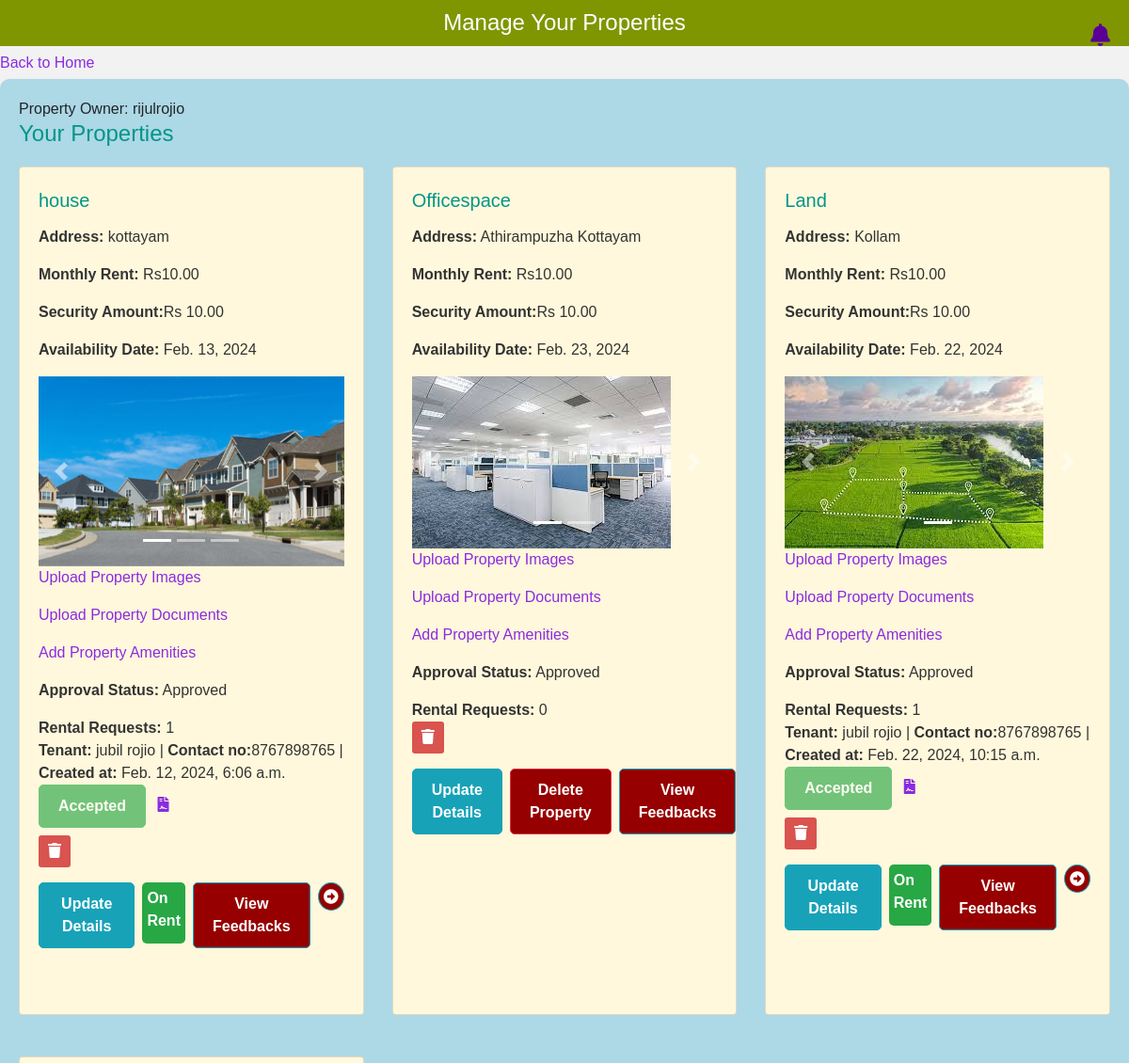
The app's page /manageprop/ (signed in, upper part), older data.
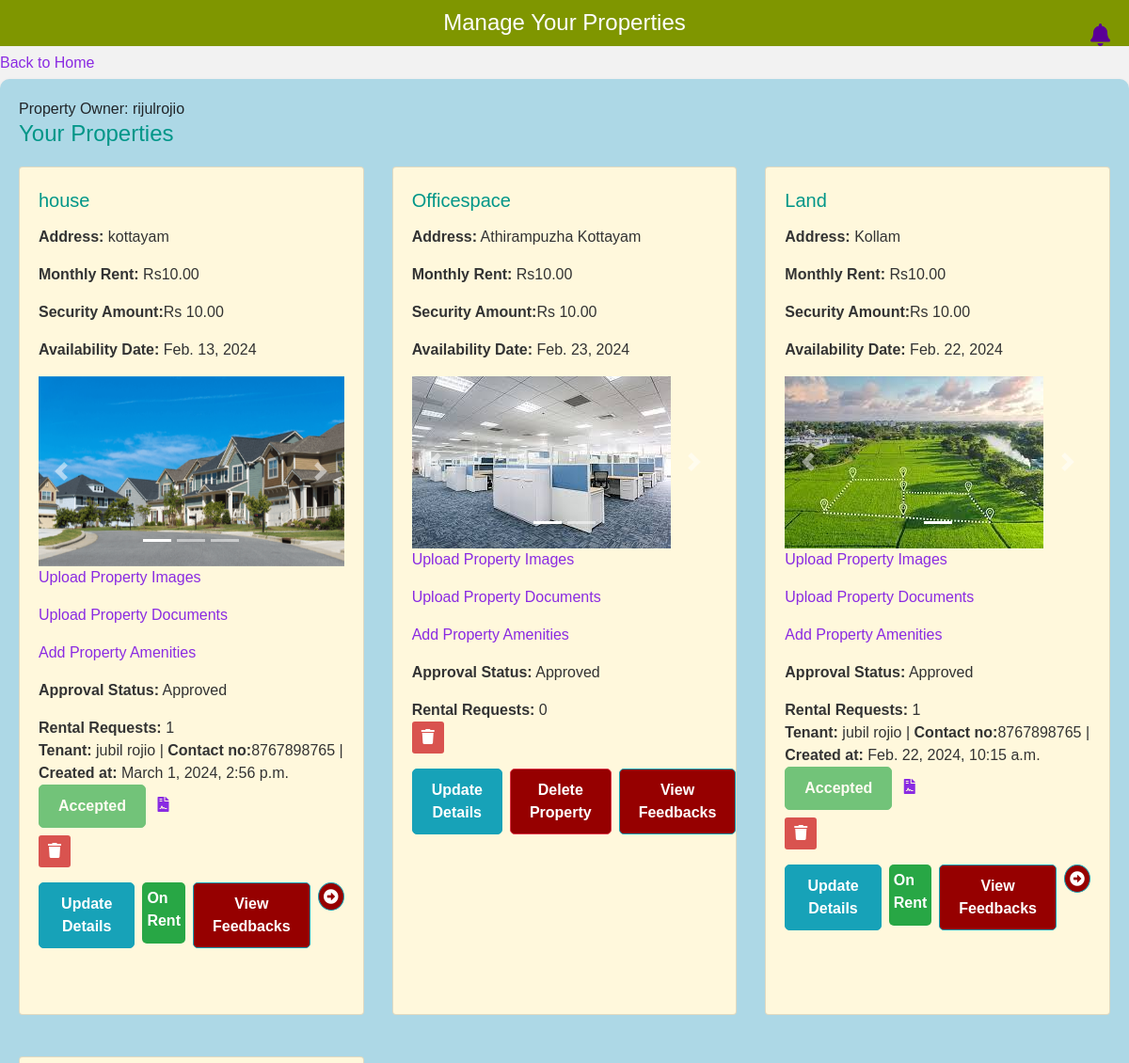
The same page, newer data.
### rental/models.py (models this page shows, shortened)
class Property(models.Model):
    property_owner = models.ForeignKey(
        get_user_model(),
        on_delete=models.CASCADE
    )
    property_type = models.CharField(max_length=20, choices=[('apartment', 'Apartment'), ('house', 'House'), ('office', 'Office')])
    address = models.CharField(max_length=255)
    monthly_rent = models.DecimalField(max_digits=10, decimal_places=2)
    security_deposit = models.DecimalField(max_digits=10, decimal_places=2)
    lease_duration = models.CharField(max_length=20, choices=[('1 year', '1 Year'), ('month-to-month', 'Month-to-Month')])
    availability_date = models.DateField()
    APPROVAL_CHOICES = [
        ('pending', 'Pending'),
        ('approved', 'Approved'),
        ('rejected', 'Rejected'),
    ]
    approval_status = models.CharField(
        max_length=20,
        choices=APPROVAL_CHOICES,
        default='pending',
    )
    deleted = models.BooleanField(default=False)

class PropertyImage(models.Model):
    property = models.ForeignKey(Property, on_delete=models.CASCADE)
    category = models.CharField(max_length=20)  # Add a category field
    image = models.ImageField(upload_to='property_images/')

class RentalRequest(models.Model):
    PENDING = 'Pending'
    ACCEPTED = 'Accepted'
    REJECTED = 'Rejected'
    STATUS_CHOICES = [
        (PENDING, 'Pending'),
        (ACCEPTED, 'Accepted'),
        (REJECTED, 'Rejected'),
    ]
    property = models.ForeignKey(Property, on_delete=models.CASCADE)
    tenant = models.ForeignKey(Profile, on_delete=models.CASCADE)
    created_at = models.DateTimeField(auto_now_add=True)
    status = models.CharField(max_length=20, choices=STATUS_CHOICES, default=PENDING)

class Profile(models.Model):
    user = models.OneToOneField(get_user_model(), on_delete=models.CASCADE)
    full_name = models.CharField(max_length=255, null=True, blank=True)
    date_of_birth = models.DateField(null=True, blank=True)
    gender = models.CharField(max_length=10, null=True, blank=True)
    phone_number = models.CharField(max_length=15, null=True, blank=True)
    current_address = models.CharField(max_length=255, null=True, blank=True)
    photo_id = models.FileField(upload_to='photo_ids/', null=True, blank=True)

### rental/views.py (the view)
# urls.py: path('manageprop/',views.manageprop,name='manageprop'),
def manageprop(request):
    if 'username' in request.session:
        username = request.session['username']
        if request.method == 'POST':
            property_id_to_delete = request.POST.get('property_id_to_delete')
            if property_id_to_delete:
                property_to_delete = get_object_or_404(Property, id=property_id_to_delete)
                property_to_delete.deleted = True
                property_to_delete.save()
        try:
            user_profile = get_object_or_404(UserProfile, user__username=username)
        except UserProfile.DoesNotExist:
            user_profile = None
        if user_profile:
            properties = Property.objects.filter(property_owner=user_profile.user, deleted=False)
            for property in properties:
                property.payment_made = Payment.objects.filter(property=property).exists()
            for property in properties:
                property.feedback = PropertyFeedback.objects.filter(property=property)
            context = {
                'user_profile': user_profile,
                'properties': properties,  # Add properties to the context
            }
            return render(request, 'manageprop.html', context)
        else:
            return render(request, 'manageprop.html', {'error_message': 'User profile not found.'})
    else:
        return redirect('index')

### templates/manageprop.html (shortened to what the changed rows need)
{% load static %}
<!DOCTYPE html>
<html lang="en">
<head>
    <link rel="stylesheet" href="https://stackpath.bootstrapcdn.com/bootstrap/4.5.2/css/bootstrap.min.css">
    <link rel="stylesheet" href="https://cdnjs.cloudflare.com/ajax/libs/font-awesome/5.15.3/css/all.min.css">
    <link rel="stylesheet" href="https://cdnjs.cloudflare.com/ajax/libs/font-awesome/5.15.3/css/all.min.css">
</head>
<body>
    <h1>Manage Your Properties</h1>
    <div class="container">
        <section>
            <h2>Your Properties</h2>
            <div class="row">
                {% for property in properties %}
                    <div class="col-md-4 mb-4">
                        <div class="card">
                            <div class="card-body">
                                <p class="card-title">{{ property.property_type }}</p>
                                <p class="card-text"><strong>Address:</strong> {{ property.address }}</p>
                                <p class="card-text"><strong>Monthly Rent:</strong> Rs{{ property.monthly_rent }}</p>
                                <p class="card-text"><strong>Security Amount:</strong>Rs {{ property.security_deposit }}</p>
                                <p class="card-text"><strong>Availability Date:</strong> {{ property.availability_date }}</p>
                                <div id="propertyImageCarousel{{ property.id }}" class="carousel slide" data-ride="carousel">
                                    <ol class="carousel-indicators">
                                        {% for image in property.propertyimage_set.all %}
                                            <li data-target="#propertyImageCarousel{{ property.id }}" data-slide-to="{{ forloop.counter0 }}" {% if forloop.first %}class="active"{% endif %}></li>
                                        {% endfor %}
                                    </ol>
                                    <div class="carousel-inner">
                                        {% for image in property.propertyimage_set.all %}
                                            <div class="carousel-item {% if forloop.first %}active{% endif %}">
                                                <img src="{{ image.image.url }}" alt="{{ property.property_type }} Image" class="img-fluid">
                                            </div>
                                        {% empty %}
                                            <div class="carousel-item active">
                                                <div class="image-placeholder"></div>
                                            </div>
                                        {% endfor %}
                                    </div>
                                    <a class="carousel-control-prev" href="#propertyImageCarousel{{ property.id }}" role="button" data-slide="prev">
                                        <span class="carousel-control-prev-icon" aria-hidden="true"></span>
                                    </a>
                                    <a class="carousel-control-next" href="#propertyImageCarousel{{ property.id }}" role="button" data-slide="next">
                                        <span class="carousel-control-next-icon" aria-hidden="true"></span>
                                    </a>
                                </div>
                                <p class="card-text"><a href="{% url 'propimgup' property.id %}">Upload Property Images</a></p>
                                <p class="card-text"><a href="{% url 'propdocs' property.id %}">Upload Property Documents</a></p>
                                <p class="card-text"><a href="{% url 'propamenity' property.id %}">Add Property Amenities</a></p>
                                <p class="card-text"><strong>Approval Status:</strong> {{ property.approval_status }}</p>
                                <div class="card-text">
                                    <strong>Rental Requests:</strong> {{ property.rentalrequest_set.count }}
                                    <ul class="list-unstyled">
                                        {% for request in property.rentalrequest_set.all %}
                                            <li class="mb-2">
                                                <strong>Tenant:</strong> {{ request.tenant.full_name }} |
                                                <strong>Contact no:</strong>{{ request.tenant.phone_number }} |
                                                <strong>Created at:</strong> {{ request.created_at }}
                                                {% if request.status == 'Accepted' %}
                                                    <button class="btn btn-success" disabled>Accepted</button>
                                                    <a href="{% url 'lease' property.id %}">
                                                        <i class="fas fa-file-contract ml-2"></i>
                                                    </a>
                                                {% else %}
                                                    <form method="post" action="{% url 'accept_rental_request' request.id %}">
                                                        {% csrf_token %}
                                                        <button type="submit" class="btn btn-primary ml-2">Accept Request</button>
                                                    </form>
                                                {% endif %}
                                            </li>
                                        {% endfor %}
                                        <li>
                                            <form method="post" action="{% url 'clear_rental_requests' property.id %}">
                                                <button type="submit" class="clear-button"><i class="fas fa-trash"></i></button>
                                            </form>
                                        </li>
                                    </ul>
                                </div>
                                <div class="button-group mt-3">
                                    <a href="{% url 'update_property' property.id %}" class="btn btn-warning update-button">Update Details</a>
                                    {% if not property.payment_made %}
                                        <form method="post" onsubmit="return confirm('Are you sure you want to delete this property?');">
                                            <button type="submit" class="btn btn-danger ml-2">Delete Property</button>
                                        </form>
                                    {% endif %}
                                    {% if property.payment_made and property.rentalrequest_set.count > 0 %}
                                        <div class="on-rent-label ml-2">On Rent</div>
                                    {% endif %}
                                    <button type="button" class="btn btn-info ml-2" data-toggle="modal" data-target="#feedbackModal{{ property.id }}">View Feedbacks</button>
                                    {% if property.payment_made and property.rentalrequest_set.count > 0 %}
                                        <a href="{% url 'services' property.property_type %}" class="btn btn-circle btn-info ml-2" data-toggle="tooltip" data-placement="top" title="Services Available">
                                            <i class="fas fa-arrow-alt-circle-right"></i>
                                        </a>
                                    {% endif %}
                                </div>
                            </div>
                        </div>
                    </div>
                {% endfor %}
            </div>
        </section>
    </div>
</body>
</html>

Row changes from the older to the newer data that the page shows:
removed RentalRequest: tenant.full_name "jubil rojio", tenant.phone_number "8767898765", created_at "Feb. 12, 2024, 6:06 a.m.", status "Accepted", shown under Property "house"
added RentalRequest: tenant.full_name "jubil rojio", tenant.phone_number "8767898765", created_at "March 1, 2024, 2:56 p.m.", status "Accepted", shown under Property "house"
